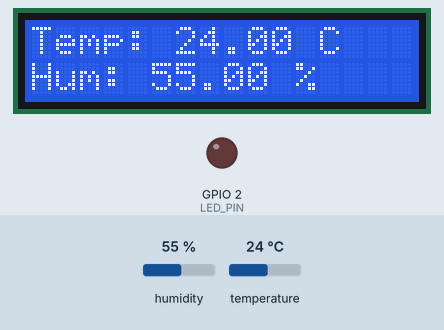
The program below on a simulated ESP32. Shown: 16×2 character LCD, output pins drawn as LEDs (lit = HIGH). The test bench sets the inputs (shaded band); at power-on: humidity 55 %, temperature 24 °C. WiFi joins after 1.5 s; servers stay silent unless stated; what the program prints to the serial monitor is not drawn.

Above: at 2.7 s.
2.8 s: humidity set to 59 %
At 4.0 s:
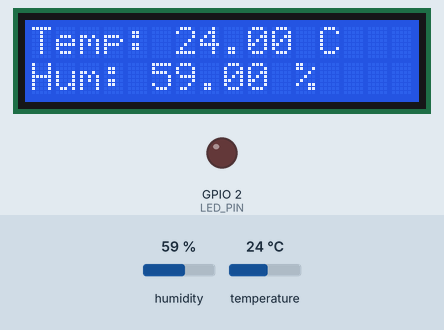
5.5 s: humidity set to 62 %
At 6.7 s:
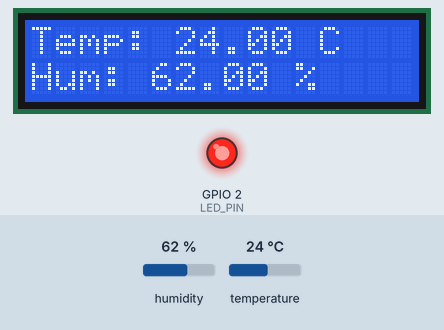
8.2 s: temperature set to 12 °C
At 10.9 s:
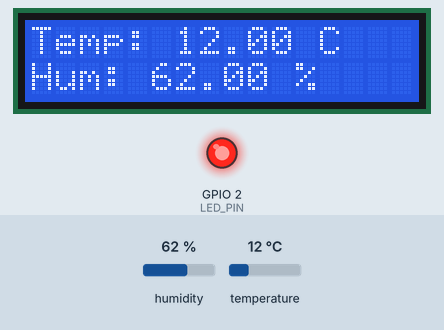
11.2 s: temperature set to 19 °C
At 12.4 s:
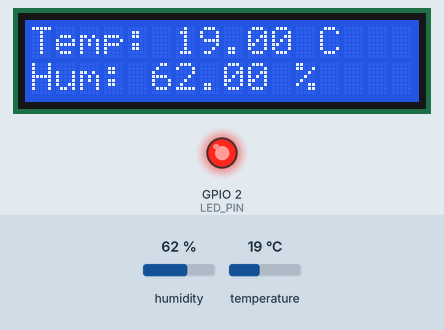
Timing chart, 0 to 14.2 s (numbered marks = the images above; inputs shaded):
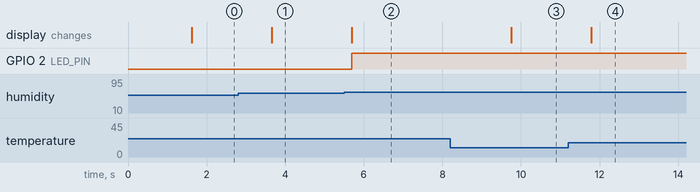

Measured:
- the behaviour switches between 60 and 61 % on humidity (found by bisection; images 1 and 2)
- after the input at 2.8 s, the display: changes after 0.86 s (image 1)
- after the input at 5.5 s, GPIO 2 (LED_PIN): LOW → HIGH after 0.19 s; the display: changes after 0.19 s (image 2)
- after the input at 8.2 s, the display: changes after 1.6 s (image 3)
- after the input at 11.2 s, the display: changes after 0.59 s (image 4)

The program:

main.cpp
```cpp
#include <Arduino.h>
#include <WiFi.h>
#include <LiquidCrystal_I2C.h>
#include "wifi/WiFiModule.h"
#include "moisture/MoistureSensor.h"
#include "pump/PumpController.h"
#include "config/Config.h"

// Initialisation des modules
WiFiModule wifiModule;
MoistureSensor moistureSensor;
PumpController pumpController;

// Initialiser l'écran LCD (adresse I2C 0x27, 16 colonnes, 2 lignes)
LiquidCrystal_I2C lcd(LCD_ADDRESS, LCD_COLUMNS, LCD_ROWS);

// Fonction d'initialisation du système
void setup() {
    // Démarrer la communication série
    Serial.begin(115200);

    // Connexion Wi-Fi
    wifiModule.begin();

    // Initialisation du capteur d'humidité et de température
    moistureSensor.begin();

    // Initialisation du contrôle de la pompe (LED)
    pumpController.begin();

    // Initialisation de l'écran LCD
    lcd.init();           // Initialiser l'écran LCD
    lcd.backlight();      // Activer le rétroéclairage
    lcd.setCursor(0, 0);
    lcd.print("Initialisation...");
    lcd.setCursor(0, 1);
    lcd.print("En cours...");
}

// Fonction principale de la boucle
void loop() {
    // Lire la température et l'humidité à partir du capteur
    float temperature = moistureSensor.readTemperature();
    float humidity = moistureSensor.readHumidity();

    // Vérifier si les valeurs sont valides
    if (isnan(temperature) || isnan(humidity)) {
        // Si une erreur de lecture se produit, afficher un message d'erreur
        lcd.clear();
        lcd.setCursor(0, 0);
        lcd.print("Erreur capteur!");
        Serial.println("Erreur de lecture du capteur!");
    } else {
        // Afficher les valeurs de température et d'humidité sur l'écran LCD
        lcd.clear();
        lcd.setCursor(0, 0);
        lcd.print("Temp: ");
        lcd.print(temperature);
        lcd.print(" C");

        lcd.setCursor(0, 1);
        lcd.print("Hum: ");
        lcd.print(humidity);
        lcd.print(" %");


        // Contrôler la pompe (LED) en fonction de l'humidité et de la température
        pumpController.controlPump(humidity, temperature);
    }

    // Attendre 2 secondes avant la prochaine lecture
    delay(2000);
}
```

MoistureSensor.cpp
```cpp
#include "MoistureSensor.h"
// Constructeur : Initialise le capteur DHT avec la broche et le type
MoistureSensor::MoistureSensor() : dht(DHT_PIN, DHT_TYPE) {}

void MoistureSensor::begin() {
    dht.begin(); // Initialise le capteur DHT
}

float MoistureSensor::readTemperature() {
    return dht.readTemperature(); // Retourne la température en Celsius
}

float MoistureSensor::readHumidity() {
    return dht.readHumidity(); // Retourne l'humidité relative
}
```

MoistureSensor.h
```cpp
#include <DHT.h>    // Inclure la bibliothèque DHT
#include "../config/Config.h" // Inclure les configurations globales

class MoistureSensor {
public:
    MoistureSensor();      // Constructeur
    void begin();          // Initialisation du capteur
    float readTemperature(); // Lecture de la température
    float readHumidity();    // Lecture de l'humidité

private:
    DHT dht; // Instance du capteur DHT
};
```

PumpController.cpp
```cpp
#include "pump/PumpController.h"
#include <LiquidCrystal_I2C.h>
#include <Arduino.h>

PumpController::PumpController() {}

void PumpController::begin() {
    pinMode(LED_PIN, OUTPUT);
}

void PumpController::controlPump(float humidity, float temperature) {
    if (humidity > 60.0 || temperature > 30.0) {
        digitalWrite(LED_PIN, HIGH);  // Active la LED (pompe)
    } else {
        digitalWrite(LED_PIN, LOW);   // Désactive la LED (pompe)
    }
}
```

PumpController.h
```cpp
#ifndef PUMP_CONTROLLER_H
#define PUMP_CONTROLLER_H

#include "../config/Config.h"

class PumpController {
public:
    PumpController();
    void begin();
    void controlPump(float humidity, float temperature);
};

#endif
```

WiFiModule.cpp
```cpp
#include "WiFiModule.h"
#include <WiFi.h>

WiFiModule::WiFiModule() {}

void WiFiModule::begin() {
    WiFi.begin(WIFI_SSID, WIFI_PASSWORD);  // Connexion Wi-Fi
    while (WiFi.status() != WL_CONNECTED) {
        delay(250);
    }
    Serial.println("WiFi connected");
    Serial.print("IP address: ");
    Serial.println(WiFi.localIP());
}
```

WiFiModule.h
```cpp
#ifndef WIFI_MODULE_H
#define WIFI_MODULE_H

#include <WiFi.h>
#include "../config/Config.h"

class WiFiModule {
public:
    WiFiModule();
    void begin();
};

#endif
```

Config.h
```cpp
#ifndef CONFIG_H
#define CONFIG_H

// Définir les informations Wi-Fi
#define WIFI_SSID "Wokwi-GUEST"
#define WIFI_PASSWORD ""

// Configuration du serveur NTP
#define NTP_SERVER "pool.ntp.org"
#define UTC_OFFSET 0
#define UTC_OFFSET_DST 0

// Définir les pins
#define DHT_PIN 5
#define LED_PIN 2

// Définir le type de capteur DHT
#define DHT_TYPE DHT22
#define LCD_ADDRESS 0x27   // Adresse I2C de l'écran LCD
#define LCD_COLUMNS 16     // Nombre de colonnes de l'écran LCD
#define LCD_ROWS 2
#endif // CONFIG_H
```
